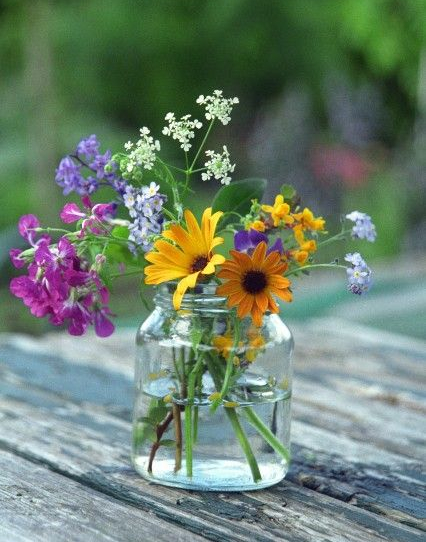
#> input picture assets/vase.jpg, 426 x 542 px, found by its file name
$ python add_noisy.py assets/vase.jpg
#> lines starting #> are read from the running program, lines starting #| are printed output that depends on the picture
'''
https://stackoverflow.com/questions/22937589/how-to-add-noise-gaussian-salt-and-pepper-etc-to-image-in-python-with-opencv
python3 utils/add_noisy.py assets/vase.jpg
'''
import os
import cv2
import sys
import random
import numpy as np

# init
img_path = sys.argv[1]

def sp_noise(image,prob):
    '''
    Add salt and pepper noise to image
    prob: Probability of the noise
    '''
    output = np.zeros(image.shape,np.uint8)
    thres = 1 - prob
    for i in range(image.shape[0]):
        for j in range(image.shape[1]):
            rdn = random.random()
            if rdn < prob:
                output[i][j] = 0
            elif rdn > thres:
                output[i][j] = 255
            else:
                output[i][j] = image[i][j]
    return output

if __name__ == "__main__":

    print("Add noisy to image")

    img = cv2.imread(img_path)
#> img is the input picture: shape (542, 426, 3); mean B, G, R 110.3, 127.8, 109

    img_noise = sp_noise(img,0.05)
#> after the loop in sp_noise, `for i in range(image.shape[0]):`:
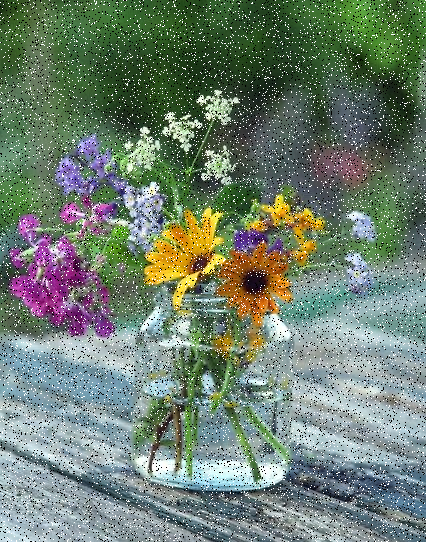
#> output: shape (542, 426, 3); mean B, G, R 111.9, 127.7, 110.8

    cv2.imshow("noisy", img_noise)
    cv2.waitKey(0)
    cv2.destroyAllWindows()
